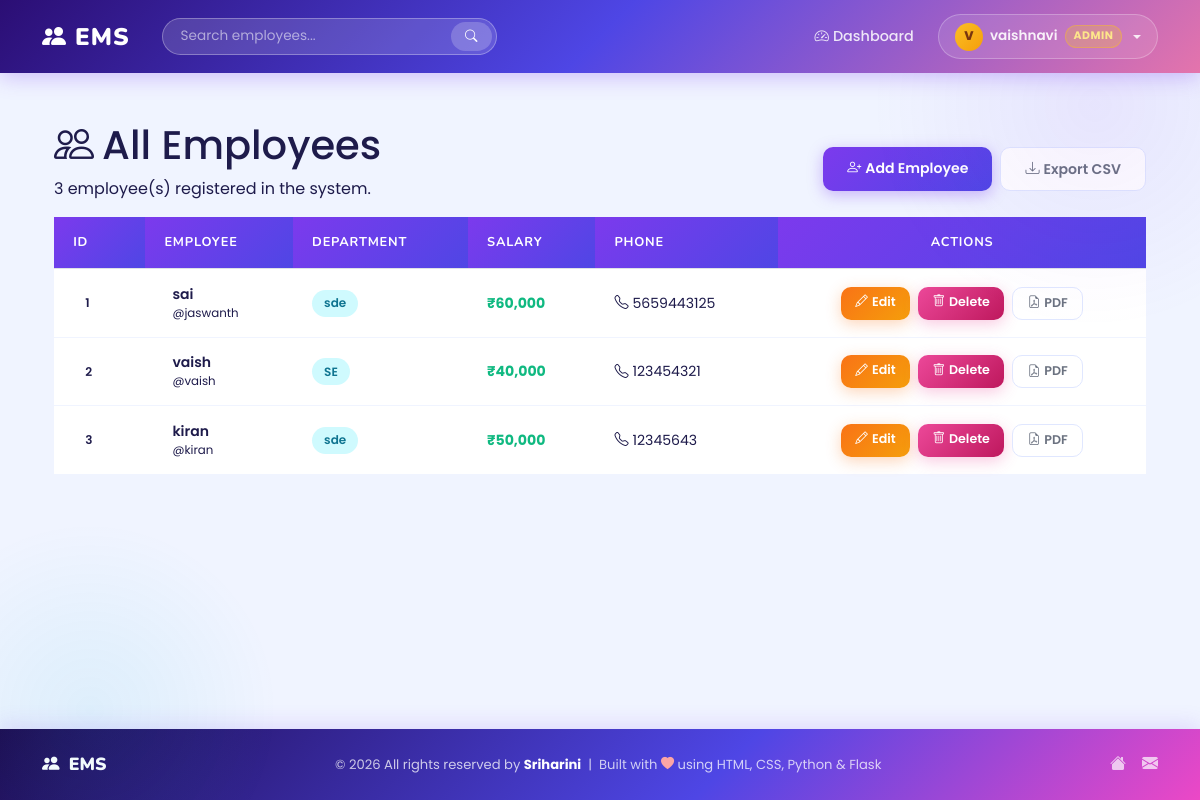
/view_employee (signed in), run on an earlier commit of the app's database.
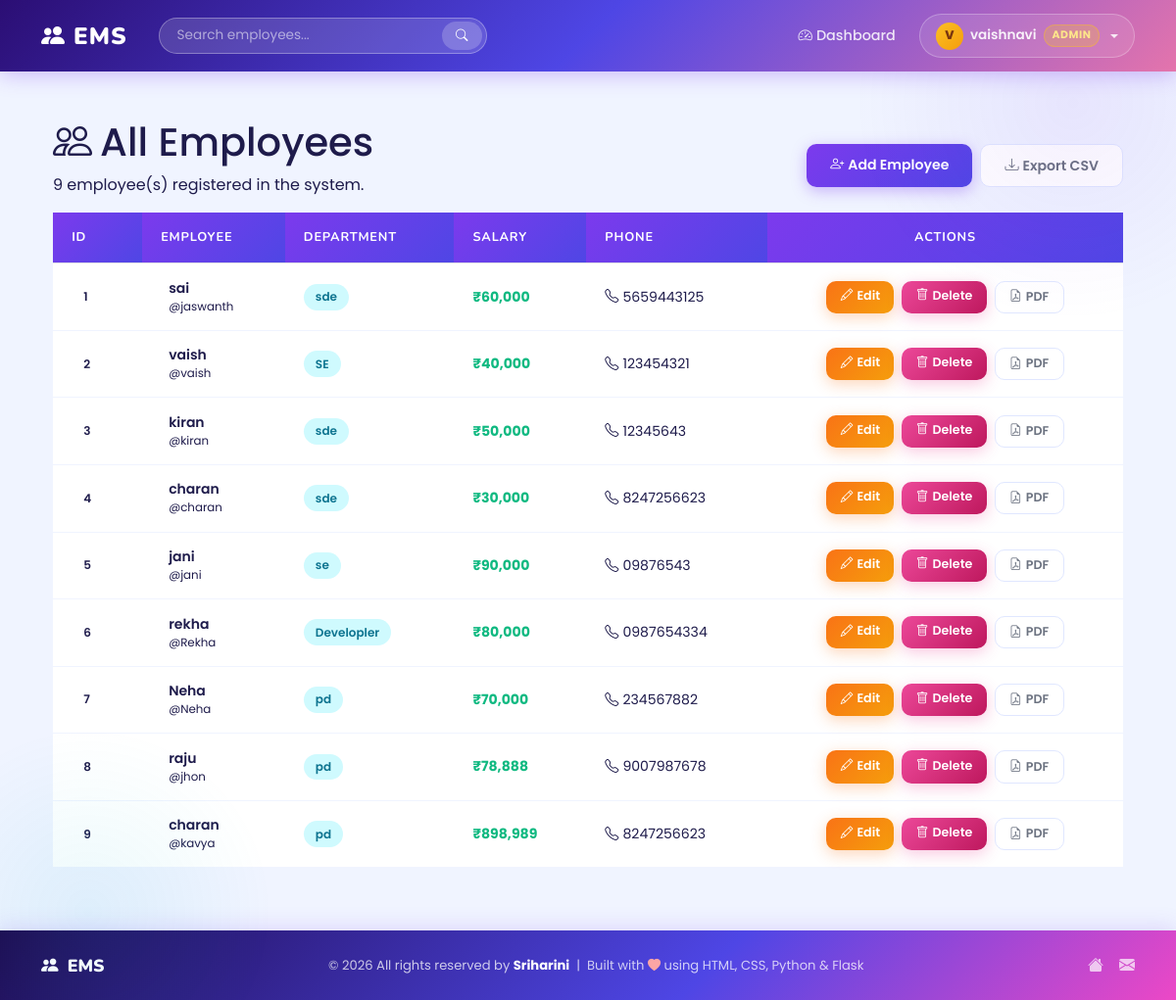
And on a later commit of the database.
### tables this page shows
CREATE TABLE employee (
    eid INTEGER PRIMARY KEY AUTOINCREMENT,
    ename TEXT,
    edept TEXT,
    esalary INTEGER,
    ephone TEXT,
    username TEXT
);

### app.py (the view)
@app.route("/view_employee")
def view_employee():
    block = admin_required()
    if block: return block
    employees = q("SELECT * FROM employee ORDER BY eid ", fetch="all")
    return render_template("view_employee.html", employees=employees)

### app.py (called while the page is built)
def get_db():
    if "db" not in g:
        g.db = sqlite3.connect(DATABASE)
        g.db.row_factory = sqlite3.Row   # rows behave like dicts AND support index
    return g.db

def q(sql, params=(), fetch="all"):
    db  = get_db()
    cur = db.execute(sql, params)
    if fetch == "one":
        return cur.fetchone()
    if fetch == "all":
        return cur.fetchall()
    db.commit()          # commit writes immediately
    return None

def logged_in():
    return session.get("username") is not None

def admin_required():
    if not logged_in():
        flash("Please log in to continue.", "warning")
        return redirect("/login")
    if session.get("role") != "admin":
        flash("Access denied. Admins only.", "danger")
        return redirect("/dashboard")
    return None

### templates/view_employee.html (shortened to what this page needs)
{% extends 'base.html' %}
{% block content %}
<div class="container">
  <div class="page-hd-row page-hd d-flex flex-column flex-md-row justify-content-between align-items-center">
    <div>
      <h1><i class="bi bi-people me-2" style="color:var(--brand)"></i>All Employees</h1>
      <p>{{ employees|length }} employee(s) registered in the system.</p>
    </div>
    <div class="d-flex gap-2">
      <a href="/add_employee" class="btn btn-primary"><i class="bi bi-person-plus me-1"></i>Add Employee</a>
      <a href="/export_csv" class="btn btn-outline-secondary"><i class="bi bi-download me-1"></i>Export CSV</a>
    </div>
  </div>
  {% if employees %}
  <div class="ems-table-wrap table-responsive">
     <table class="table ems-table">
      <thead>
        <tr><th>ID</th><th>Employee</th><th>Department</th><th>Salary</th><th>Phone</th><th style="text-align:center">Actions</th></tr>
      </thead>
      <tbody>
        {% for e in employees %}
        <tr>
          <td><span class="chip chip-gray">{{ e[0] }}</span></td>
          <td>
            <div class="d-flex align-items-center gap-2">
              <div>
                <div style="font-weight:600;font-size:.875rem">{{ e[1] }}</div>
                <div style="font-size:.74rem;color:var(--text-3)">@{{ e[5] }}</div>
              </div>
            </div>
          </td>
          <td><span class="chip chip-teal">{{ e[2] }}</span></td>
          <td style="font-weight:700;color:var(--green)">₹{{ "{:,}".format(e[3]|int) }}</td>
          <td style="color:var(--text-2)"><i class="bi bi-telephone me-1" style="color:var(--text-3)"></i>{{ e[4] }}</td>
          <td>
            <div class="d-flex gap-2 justify-content-center">
              <a href="/edit/{{ e[0] }}" class="btn btn-warning btn-sm"><i class="bi bi-pencil me-1"></i>Edit</a>
              <a href="/delete/{{ e[0] }}" class="btn btn-danger btn-sm"
                 onclick="return confirm('Delete {{ e[1] }}? This cannot be undone.')">
                <i class="bi bi-trash me-1"></i>Delete
              </a>
              <a href="/salary_slip_pdf/{{ e[0] }}" class="btn btn-outline-secondary btn-sm" title="Download PDF Salary Slip">
                <i class="bi bi-file-earmark-pdf me-1"></i>PDF
              </a>
            </div>
          </td>
        </tr>
        {% endfor %}
      </tbody>
    </table>
  </div>
  {% endif %}
</div>
{% endblock %}

### templates/base.html (shortened to what this page needs)
<!DOCTYPE html>
<html lang="en">
<head>
  <link href="https://cdn.jsdelivr.net/npm/bootstrap@5.3.2/dist/css/bootstrap.min.css" rel="stylesheet">
  <link rel="stylesheet" href="https://cdn.jsdelivr.net/npm/bootstrap-icons@1.11.3/font/bootstrap-icons.min.css">
  <link rel="stylesheet" href="{{ url_for('static', filename='style.css') }}">
</head>
<body>
<nav class="navbar navbar-expand-lg">
  <div class="container">
    <a class="navbar-brand" href="/">
      <i class="bi bi-people-fill me-2"></i>EMS
    </a>
    <div class="collapse navbar-collapse" id="navMenu">
      {% if not session.get('username') %}
      <ul class="navbar-nav ms-auto gap-1 align-items-lg-center">
        <li class="nav-item">
          <a class="nav-link" href="/"><i class="bi bi-house-fill me-1"></i>Home</a>
        </li>
        <li class="nav-item">
          <a class="nav-link" href="/about"><i class="bi bi-info-circle-fill me-1"></i>About</a>
        </li>
        <li class="nav-item">
          <a class="nav-link" href="/contact"><i class="bi bi-envelope-fill me-1"></i>Contact</a>
        </li>
      </ul>
      <div class="d-flex gap-2 align-items-center">
        <a href="/register" class="btn nav-btn-ghost">
          <i class="bi bi-person-plus me-1"></i>Register
        </a>
        <a href="/login" class="btn nav-btn-solid">
          <i class="bi bi-box-arrow-in-right me-1"></i>Login
        </a>
      </div>
      {% elif session.get('role') == 'admin' %}
      <form class="nav-search-form mx-lg-3 my-2 my-lg-0" action="/search" method="get">
        <div class="nav-search-wrap">
          <input class="nav-search-input" type="text" name="q"
                 placeholder="Search employees..."
                 autocomplete="off"
                 value="{{ request.args.get('q', '') }}">
          <button class="nav-search-btn" type="submit">
            <i class="bi bi-search"></i>
          </button>
        </div>
      </form>
      <ul class="navbar-nav ms-auto gap-1 align-items-lg-center">
        <li class="nav-item">
          <a class="nav-link" href="/dashboard">
            <i class="bi bi-speedometer2 me-1"></i>Dashboard
          </a>
        </li>
        <li class="nav-item dropdown ms-lg-1">
          <a class="nav-link nav-user-badge dropdown-toggle" href="#"
             data-bs-toggle="dropdown" aria-expanded="false">
            {% if session.get('profile_pic') %}
              <img src="{{ url_for('static', filename='uploads/' + session.get('profile_pic')) }}"
                   class="nav-avatar" style="object-fit:cover;border:2px solid rgba(255,255,255,0.5);">
            {% else %}
              <span class="nav-avatar nav-avatar-admin">
                {{ session.get('username', 'A')[0]|upper }}
              </span>
            {% endif %}
            <span class="d-none d-lg-inline nav-uname">{{ session.get('username') }}</span>
            <span class="nav-role-chip nav-chip-admin">Admin</span>
          </a>
        </li>
      </ul>
      {% endif %}
    </div>
  </div>
</nav>
<div class="main-content">
  <div class="container">
    {% block content %}{% endblock %}
  </div>
</div>
<footer>
  <div class="container ">
    <div class="d-flex flex-column flex-md-row align-items-center justify-content-between gap-2">
      <div class="footer-brand">
        <i class="bi bi-people-fill me-1"></i> EMS
      </div>
      <div class="footer-copy text-center">
        &copy; 2026 All rights reserved by <strong style="color:#fff">Sriharini</strong>
        &nbsp;|&nbsp; Built with <i class="bi bi-heart-fill" style="color:#fca5a5"></i>
        using HTML, CSS, Python &amp; Flask
      </div>
      <div class="d-flex gap-3">
        <a href="/"><i class="bi bi-house-fill"></i></a>
        <a href="/contact"><i class="bi bi-envelope-fill"></i></a>
      </div>
    </div>
  </div>
</footer>
</body>
</html>

What changed in the data, as far as the page shows it:
added employee: eid "4", ename "charan", username "charan", edept "sde", esalary "30,000", ephone "8247256623"
added employee: eid "5", ename "jani", username "jani", edept "se", esalary "90,000", ephone "09876543"
added employee: eid "6", ename "rekha", username "Rekha", edept "Developler", esalary "80,000", ephone "0987654334"
added employee: eid "7", ename "Neha", username "Neha", edept "pd", esalary "70,000", ephone "234567882"
added employee: eid "8", ename "raju", username "jhon", edept "pd", esalary "78,888", ephone "9007987678"
added employee: eid "9", ename "charan", username "kavya", edept "pd", esalary "898,989", ephone "8247256623"
Also different on the page:
{{ employees|length }}: "3" → "9"
